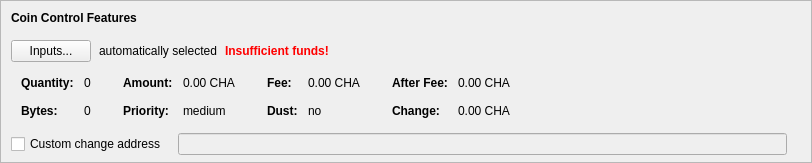
    <widget class="QFrame" name="frameCoinControl">
     <property name="sizePolicy">
      <sizepolicy hsizetype="Expanding" vsizetype="Expanding">
       <horstretch>0</horstretch>
       <verstretch>0</verstretch>
      </sizepolicy>
     </property>
     <property name="maximumSize">
      <size>
       <width>16777215</width>
       <height>16777215</height>
      </size>
     </property>
     <property name="frameShape">
      <enum>QFrame::StyledPanel</enum>
     </property>
     <property name="frameShadow">
      <enum>QFrame::Sunken</enum>
     </property>
     <layout class="QVBoxLayout" name="verticalLayoutCoinControl2">
      <property name="spacing">
       <number>0</number>
      </property>
      <property name="leftMargin">
       <number>0</number>
      </property>
      <property name="topMargin">
       <number>0</number>
      </property>
      <property name="rightMargin">
       <number>0</number>
      </property>
      <property name="bottomMargin">
       <number>6</number>
      </property>
      <item>
       <layout class="QVBoxLayout" name="verticalLayoutCoinControl" stretch="0,0,0,0,1">
        <property name="spacing">
         <number>0</number>
        </property>
        <property name="leftMargin">
         <number>10</number>
        </property>
        <property name="topMargin">
         <number>10</number>
        </property>
        <item>
         <layout class="QHBoxLayout" name="horizontalLayoutCoinControl1">
          <property name="bottomMargin">
           <number>15</number>
          </property>
          <item>
           <widget class="QLabel" name="labelCoinControlFeatures">
            <property name="sizePolicy">
             <sizepolicy hsizetype="Preferred" vsizetype="Maximum">
              <horstretch>0</horstretch>
              <verstretch>0</verstretch>
             </sizepolicy>
            </property>
            <property name="font">
             <font>
              <weight>75</weight>
              <bold>true</bold>
             </font>
            </property>
            <property name="styleSheet">
             <string notr="true">font-weight:bold;</string>
            </property>
            <property name="text">
             <string>Coin Control Features</string>
            </property>
           </widget>
          </item>
         </layout>
        </item>
        <item>
         <layout class="QHBoxLayout" name="horizontalLayoutCoinControl2" stretch="0,0,0,0">
          <property name="spacing">
           <number>8</number>
          </property>
          <property name="bottomMargin">
           <number>10</number>
          </property>
          <item>
           <widget class="QPushButton" name="pushButtonCoinControl">
            <property name="styleSheet">
             <string notr="true"/>
            </property>
            <property name="text">
             <string>Inputs...</string>
            </property>
            <property name="autoDefault">
             <bool>false</bool>
            </property>
           </widget>
          </item>
          <item>
           <widget class="QLabel" name="labelCoinControlAutomaticallySelected">
            <property name="text">
             <string>automatically selected</string>
            </property>
            <property name="margin">
             <number>5</number>
            </property>
           </widget>
          </item>
          <item>
           <widget class="QLabel" name="labelCoinControlInsuffFunds">
            <property name="font">
             <font>
              <weight>75</weight>
              <bold>true</bold>
             </font>
            </property>
            <property name="styleSheet">
             <string notr="true">color:red;font-weight:bold;</string>
            </property>
            <property name="text">
             <string>Insufficient funds!</string>
            </property>
            <property name="margin">
             <number>5</number>
            </property>
           </widget>
          </item>
          <item>
           <spacer name="horizontalSpacerCoinControl">
            <property name="orientation">
             <enum>Qt::Horizontal</enum>
            </property>
            <property name="sizeHint" stdset="0">
             <size>
              <width>40</width>
              <height>1</height>
             </size>
            </property>
           </spacer>
          </item>
         </layout>
        </item>
        <item>
         <widget class="QWidget" name="widgetCoinControl" native="true">
          <property name="sizePolicy">
           <sizepolicy hsizetype="Preferred" vsizetype="Preferred">
            <horstretch>0</horstretch>
            <verstretch>0</verstretch>
           </sizepolicy>
          </property>
          <property name="minimumSize">
           <size>
            <width>0</width>
            <height>0</height>
           </size>
          </property>
          <property name="styleSheet">
           <string notr="true"/>
          </property>
          <layout class="QHBoxLayout" name="horizontalLayoutCoinControl5">
           <property name="leftMargin">
            <number>0</number>
           </property>
           <property name="topMargin">
            <number>0</number>
           </property>
           <property name="rightMargin">
            <number>0</number>
           </property>
           <property name="bottomMargin">
            <number>0</number>
           </property>
           <item>
            <layout class="QHBoxLayout" name="horizontalLayoutCoinControl3" stretch="0,0,0,1">
             <property name="spacing">
              <number>20</number>
             </property>
             <property name="topMargin">
              <number>0</number>
             </property>
             <property name="bottomMargin">
              <number>10</number>
             </property>
             <item>
              <layout class="QFormLayout" name="formLayoutCoinControl1">
               <property name="horizontalSpacing">
                <number>10</number>
               </property>
               <property name="verticalSpacing">
                <number>14</number>
               </property>
               <property name="leftMargin">
                <number>10</number>
               </property>
               <property name="topMargin">
                <number>4</number>
               </property>
               <property name="rightMargin">
                <number>6</number>
               </property>
               <item row="0" column="0">
                <widget class="QLabel" name="labelCoinControlQuantityText">
                 <property name="font">
                  <font>
                   <weight>75</weight>
                   <bold>true</bold>
                  </font>
                 </property>
                 <property name="text">
                  <string>Quantity:</string>
                 </property>
                 <property name="margin">
                  <number>0</number>
                 </property>
                </widget>
               </item>
               <item row="0" column="1">
                <widget class="QLabel" name="labelCoinControlQuantity">
                 <property name="cursor">
                  <cursorShape>IBeamCursor</cursorShape>
                 </property>
                 <property name="contextMenuPolicy">
                  <enum>Qt::ActionsContextMenu</enum>
                 </property>
                 <property name="text">
                  <string notr="true">0</string>
                 </property>
                 <property name="margin">
                  <number>0</number>
                 </property>
                 <property name="textInteractionFlags">
                  <set>Qt::LinksAccessibleByMouse|Qt::TextSelectableByKeyboard|Qt::TextSelectableByMouse</set>
                 </property>
                </widget>
               </item>
               <item row="1" column="0">
                <widget class="QLabel" name="labelCoinControlBytesText">
                 <property name="font">
                  <font>
                   <weight>75</weight>
                   <bold>true</bold>
                  </font>
                 </property>
                 <property name="text">
                  <string>Bytes:</string>
                 </property>
                </widget>
               </item>
               <item row="1" column="1">
                <widget class="QLabel" name="labelCoinControlBytes">
                 <property name="cursor">
                  <cursorShape>IBeamCursor</cursorShape>
                 </property>
                 <property name="contextMenuPolicy">
                  <enum>Qt::ActionsContextMenu</enum>
                 </property>
                 <property name="text">
                  <string notr="true">0</string>
                 </property>
                 <property name="textInteractionFlags">
                  <set>Qt::LinksAccessibleByMouse|Qt::TextSelectableByKeyboard|Qt::TextSelectableByMouse</set>
                 </property>
                </widget>
               </item>
              </layout>
             </item>
             <item>
              <layout class="QFormLayout" name="formLayoutCoinControl2">
               <property name="horizontalSpacing">
                <number>10</number>
               </property>
               <property name="verticalSpacing">
                <number>14</number>
               </property>
               <property name="leftMargin">
                <number>6</number>
               </property>
               <property name="topMargin">
                <number>4</number>
               </property>
               <property name="rightMargin">
                <number>6</number>
               </property>
               <item row="0" column="0">
                <widget class="QLabel" name="labelCoinControlAmountText">
                 <property name="font">
                  <font>
                   <weight>75</weight>
                   <bold>true</bold>
                  </font>
                 </property>
                 <property name="text">
                  <string>Amount:</string>
                 </property>
                 <property name="margin">
                  <number>0</number>
                 </property>
                </widget>
               </item>
               <item row="0" column="1">
                <widget class="QLabel" name="labelCoinControlAmount">
                 <property name="cursor">
                  <cursorShape>IBeamCursor</cursorShape>
                 </property>
                 <property name="contextMenuPolicy">
                  <enum>Qt::ActionsContextMenu</enum>
                 </property>
                 <property name="text">
                  <string notr="true">0.00 CHA</string>
                 </property>
                 <property name="textInteractionFlags">
                  <set>Qt::LinksAccessibleByMouse|Qt::TextSelectableByKeyboard|Qt::TextSelectableByMouse</set>
                 </property>
                </widget>
               </item>
               <item row="1" column="0">
                <widget class="QLabel" name="labelCoinControlPriorityText">
                 <property name="font">
                  <font>
                   <weight>75</weight>
                   <bold>true</bold>
                  </font>
                 </property>
                 <property name="text">
                  <string>Priority:</string>
                 </property>
                </widget>
               </item>
               <item row="1" column="1">
                <widget class="QLabel" name="labelCoinControlPriority">
                 <property name="cursor">
                  <cursorShape>IBeamCursor</cursorShape>
                 </property>
                 <property name="contextMenuPolicy">
                  <enum>Qt::ActionsContextMenu</enum>
                 </property>
                 <property name="text">
                  <string notr="true">medium</string>
                 </property>
                 <property name="textInteractionFlags">
                  <set>Qt::LinksAccessibleByMouse|Qt::TextSelectableByKeyboard|Qt::TextSelectableByMouse</set>
                 </property>
                </widget>
               </item>
              </layout>
             </item>
             <item>
              <layout class="QFormLayout" name="formLayoutCoinControl3">
               <property name="horizontalSpacing">
                <number>10</number>
               </property>
               <property name="verticalSpacing">
                <number>14</number>
               </property>
               <property name="leftMargin">
                <number>6</number>
               </property>
               <property name="topMargin">
                <number>4</number>
               </property>
               <property name="rightMargin">
                <number>6</number>
               </property>
               <item row="0" column="0">
                <widget class="QLabel" name="labelCoinControlFeeText">
                 <property name="font">
                  <font>
                   <weight>75</weight>
                   <bold>true</bold>
                  </font>
                 </property>
                 <property name="text">
                  <string>Fee:</string>
                 </property>
                 <property name="margin">
                  <number>0</number>
                 </property>
                </widget>
               </item>
               <item row="0" column="1">
                <widget class="QLabel" name="labelCoinControlFee">
                 <property name="cursor">
                  <cursorShape>IBeamCursor</cursorShape>
                 </property>
                 <property name="contextMenuPolicy">
                  <enum>Qt::ActionsContextMenu</enum>
                 </property>
                 <property name="text">
                  <string notr="true">0.00 CHA</string>
                 </property>
                 <property name="textInteractionFlags">
                  <set>Qt::LinksAccessibleByMouse|Qt::TextSelectableByKeyboard|Qt::TextSelectableByMouse</set>
                 </property>
                </widget>
               </item>
               <item row="1" column="0">
                <widget class="QLabel" name="labelCoinControlLowOutputText">
                 <property name="font">
                  <font>
                   <weight>75</weight>
                   <bold>true</bold>
                  </font>
                 </property>
                 <property name="text">
                  <string>Dust:</string>
                 </property>
                </widget>
               </item>
               <item row="1" column="1">
                <widget class="QLabel" name="labelCoinControlLowOutput">
                 <property name="cursor">
                  <cursorShape>IBeamCursor</cursorShape>
                 </property>
                 <property name="contextMenuPolicy">
                  <enum>Qt::ActionsContextMenu</enum>
                 </property>
                 <property name="text">
                  <string notr="true">no</string>
                 </property>
                 <property name="textInteractionFlags">
                  <set>Qt::LinksAccessibleByMouse|Qt::TextSelectableByKeyboard|Qt::TextSelectableByMouse</set>
                 </property>
                </widget>
               </item>
              </layout>
             </item>
             <item>
              <layout class="QFormLayout" name="formLayoutCoinControl4">
               <property name="horizontalSpacing">
                <number>10</number>
               </property>
               <property name="verticalSpacing">
                <number>14</number>
               </property>
               <property name="leftMargin">
                <number>6</number>
               </property>
               <property name="topMargin">
                <number>4</number>
               </property>
               <property name="rightMargin">
                <number>6</number>
               </property>
               <item row="0" column="0">
                <widget class="QLabel" name="labelCoinControlAfterFeeText">
                 <property name="font">
                  <font>
                   <weight>75</weight>
                   <bold>true</bold>
                  </font>
                 </property>
                 <property name="text">
                  <string>After Fee:</string>
                 </property>
                 <property name="margin">
                  <number>0</number>
                 </property>
                </widget>
               </item>
               <item row="0" column="1">
                <widget class="QLabel" name="labelCoinControlAfterFee">
                 <property name="cursor">
                  <cursorShape>IBeamCursor</cursorShape>
                 </property>
                 <property name="contextMenuPolicy">
                  <enum>Qt::ActionsContextMenu</enum>
                 </property>
                 <property name="text">
                  <string notr="true">0.00 CHA</string>
                 </property>
                 <property name="textInteractionFlags">
                  <set>Qt::LinksAccessibleByMouse|Qt::TextSelectableByKeyboard|Qt::TextSelectableByMouse</set>
                 </property>
                </widget>
               </item>
               <item row="1" column="0">
                <widget class="QLabel" name="labelCoinControlChangeText">
                 <property name="font">
                  <font>
                   <weight>75</weight>
                   <bold>true</bold>
                  </font>
                 </property>
                 <property name="text">
                  <string>Change:</string>
                 </property>
                </widget>
               </item>
               <item row="1" column="1">
                <widget class="QLabel" name="labelCoinControlChange">
                 <property name="cursor">
                  <cursorShape>IBeamCursor</cursorShape>
                 </property>
                 <property name="contextMenuPolicy">
                  <enum>Qt::ActionsContextMenu</enum>
                 </property>
                 <property name="text">
                  <string notr="true">0.00 CHA</string>
                 </property>
                 <property name="textInteractionFlags">
                  <set>Qt::LinksAccessibleByMouse|Qt::TextSelectableByKeyboard|Qt::TextSelectableByMouse</set>
                 </property>
                </widget>
               </item>
              </layout>
             </item>
            </layout>
           </item>
          </layout>
         </widget>
        </item>
        <item>
         <layout class="QHBoxLayout" name="horizontalLayoutCoinControl4" stretch="0,0,0">
          <property name="spacing">
           <number>12</number>
          </property>
          <property name="sizeConstraint">
           <enum>QLayout::SetDefaultConstraint</enum>
          </property>
          <property name="topMargin">
           <number>5</number>
          </property>
          <property name="rightMargin">
           <number>5</number>
          </property>
          <item>
           <widget class="QCheckBox" name="checkBoxCoinControlChange">
            <property name="toolTip">
             <string>If this is activated, but the change address is empty or invalid, change will be sent to a newly generated address.</string>
            </property>
            <property name="text">
             <string>Custom change address</string>
            </property>
           </widget>
          </item>
          <item>
           <widget class="QValidatedLineEdit" name="lineEditCoinControlChange">
            <property name="enabled">
             <bool>false</bool>
            </property>
            <property name="sizePolicy">
             <sizepolicy hsizetype="Expanding" vsizetype="Fixed">
              <horstretch>0</horstretch>
              <verstretch>0</verstretch>
             </sizepolicy>
            </property>
           </widget>
          </item>
          <item>
           <widget class="QLabel" name="labelCoinControlChangeLabel">
            <property name="sizePolicy">
             <sizepolicy hsizetype="Preferred" vsizetype="Expanding">
              <horstretch>0</horstretch>
              <verstretch>0</verstretch>
             </sizepolicy>
            </property>
            <property name="minimumSize">
             <size>
              <width>0</width>
              <height>0</height>
             </size>
            </property>
            <property name="text">
             <string/>
            </property>
            <property name="margin">
             <number>3</number>
            </property>
           </widget>
          </item>
         </layout>
        </item>
        <item>
         <spacer name="verticalSpacerCoinControl">
          <property name="orientation">
           <enum>Qt::Vertical</enum>
          </property>
          <property name="sizeHint" stdset="0">
           <size>
            <width>800</width>
            <height>1</height>
           </size>
          </property>
         </spacer>
        </item>
       </layout>
      </item>
     </layout>
    </widget>
